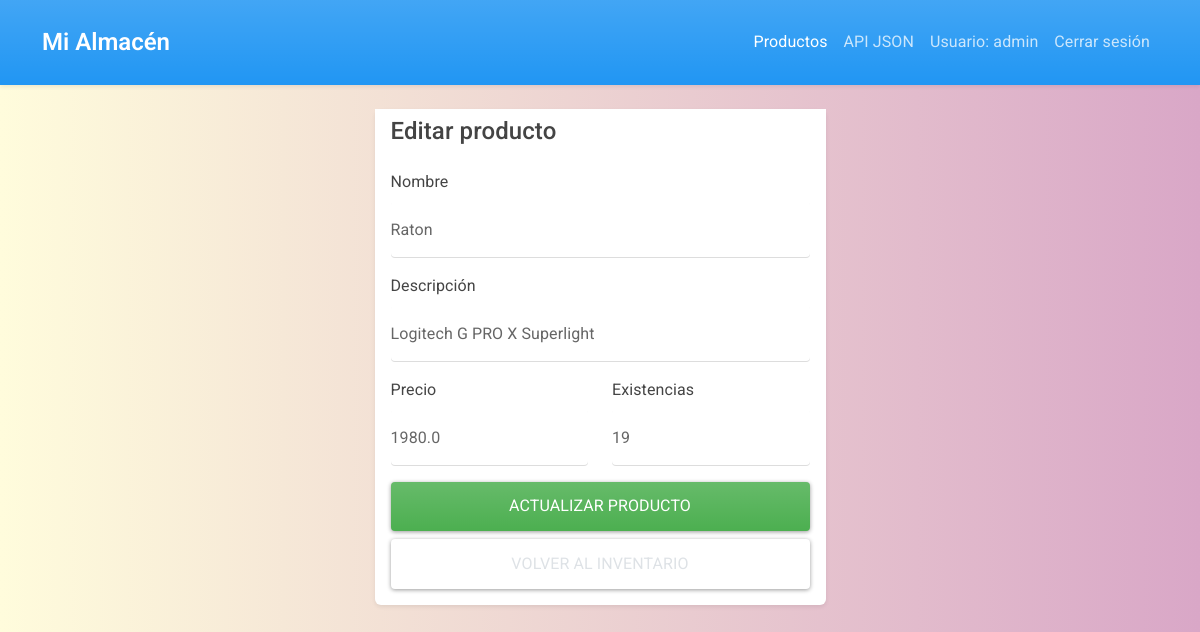
Screenshot of /edit/13 (signed in) with the database file from the repository.
### tables this page shows
CREATE TABLE productos (
      id INTEGER PRIMARY KEY AUTOINCREMENT,
      nombre TEXT NOT NULL,
      descripcion TEXT NOT NULL,
      precio REAL NOT NULL CHECK(precio >= 0),
      stock INTEGER NOT NULL CHECK(stock >= 0)
    , usuario_id INTEGER);

### app.py (the view, shortened to what this page needs)
    @app.route("/edit/<int:id>", methods=["GET", "POST"])
    @login_required
    def edit_product(id):
        producto = obtener_producto(id, usuario_actual_id())
        if producto is None:
            flash("Producto no encontrado")
            return redirect(url_for("Index"))
        return render_template("edit.html", producto=producto)

### app.py (called while the page is built)
def login_required(view):
    @wraps(view)
    def wrapped_view(*args, **kwargs):
        if "usuario_id" not in session:
            flash("Inicia sesión para continuar")
            return redirect(url_for("login"))
        return view(*args, **kwargs)
    return wrapped_view

def usuario_actual_id():
    if hasattr(g, "usuario_id"):
        return g.usuario_id
    return session["usuario_id"]

### extensions.py (called while the page is built)
def get_db():
    if "db" not in g:
        g.db = sqlite3.connect(current_app.config["DATABASE"])
        g.db.row_factory = sqlite3.Row
    return g.db

### models/tablaDB.py (called while the page is built)
def row_to_dict(row):
    if row is None:
        return None
    return dict(row)

def obtener_producto(producto_id, usuario_id):
    db = get_db()
    producto = db.execute(
        """
        SELECT id, nombre, descripcion, precio, stock
        FROM productos
        WHERE id = ? AND usuario_id = ?
        """,
        (producto_id, usuario_id),
    ).fetchone()
    return row_to_dict(producto)

### templates/edit.html (shortened to what this page needs)
{% extends 'layout.html' %}
{% block body %}
<div class="row justify-content-center">
  <div class="col-md-7 col-lg-5">
    <div class="card shadow-sm">
      <div class="card-header bg-white">
        <h1 class="h4 mb-0">Editar producto</h1>
      </div>
      <div class="card-body">
        <form method="POST">
          <div class="mb-3">
            <label class="form-label" for="nombre">Nombre</label>
            <input type="text" id="nombre" name="nombre" value="{{ producto.nombre }}" class="form-control" required>
          </div>
          <div class="mb-3">
            <label class="form-label" for="descripcion">Descripción</label>
            <input type="text" id="descripcion" name="descripcion" value="{{ producto.descripcion }}" class="form-control" required>
          </div>
          <div class="row">
            <div class="col-md-6 mb-3">
              <label class="form-label" for="precio">Precio</label>
              <input type="number" id="precio" name="precio" value="{{ producto.precio }}" min="0" step="0.01" class="form-control" required>
            </div>
            <div class="col-md-6 mb-3">
              <label class="form-label" for="stock">Existencias</label>
              <input type="number" id="stock" name="stock" value="{{ producto.stock }}" min="0" step="1" class="form-control" required>
            </div>
          </div>
          <div class="d-grid gap-2">
            <button type="submit" class="btn btn-success">Actualizar producto</button>
            <a class="btn btn-outline-secondary" href="{{ url_for('Index') }}">Volver al inventario</a>
          </div>
        </form>
      </div>
    </div>
  </div>
</div>
{% endblock %}

### static/css/main.css (style rules this page uses)
body { min-height: 100vh; background: #d9a7c7; background: -webkit-linear-gradient(to right, #fffcdc, #d9a7c7); background: linear-gradient(to right, #fffcdc, #d9a7c7); }
.card { border: 0; border-radius: 6px; }
.card-header { border-bottom-color: rgba(0, 0, 0, 0.08); }
.btn { border-radius: 4px; }
.form-control { border-radius: 4px; }

### rows the page displays
productos: nombre "Raton", descripcion "Logitech G PRO X Superlight", precio "1980.0", stock "19"

### other values shown
{{ session.get('username') }} "admin"
